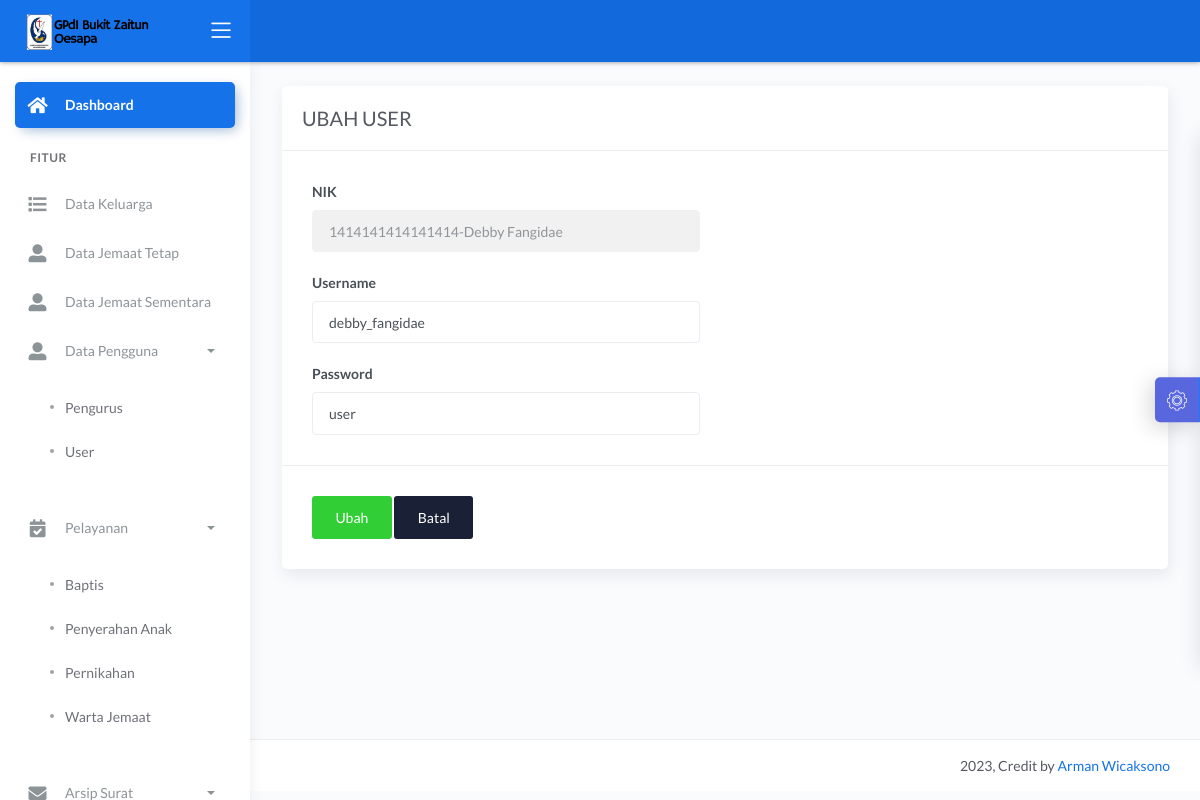
/dashboard/main2.php?halaman=ubah_user&id_jemaat=12 (signed in), run on the app's committed database.
### tables this page shows
CREATE TABLE `user` (
  `id_user` int(5) NOT NULL,
  `id_jemaat` int(11) NOT NULL
);

CREATE TABLE `jemaat` (
  `id_jemaat` int(11) NOT NULL,
  `tanggal_pendaftaran` date DEFAULT NULL,
  `nik` varchar(16) DEFAULT NULL,
  `nama` varchar(50) NOT NULL,
  `tempat_lahir` varchar(20) NOT NULL,
  `tanggal_lahir` date NOT NULL,
  `no_hp` varchar(12) NOT NULL,
  `jenis_kelamin` enum('Laki-laki','Perempuan') NOT NULL,
  `alamat` text NOT NULL,
  `status_j` int(11) NOT NULL,
  `ket` varchar(10) NOT NULL,
  `username` varchar(20) NOT NULL,
  `password` varchar(20) NOT NULL,
  `baptis` int(11) NOT NULL,
  `penyerahan` int(11) NOT NULL,
  `pernikahan` int(11) NOT NULL
);

### dashboard/ubah_user.php (the view, shortened to what this page needs)
<?php
if (isset($_GET['id_jemaat'])) {
	$id_jemaat = $_GET['id_jemaat'];
	$tampil_nik = "SELECT * FROM user u join jemaat j on u.id_jemaat= j.id_jemaat WHERE u.id_jemaat=$id_jemaat";
	$query = mysqli_query($konek, $tampil_nik);
	$data = mysqli_fetch_array($query, MYSQLI_BOTH);
	$nik = $data['nik'];
	$nama = $data['nama'];
	$username = $data['username'];
	$password = $data['password'];
}
?>
<link href="css/sweetalert.css" rel="stylesheet" type="text/css">
<div class="page-inner">
	<div class="row">
		<div class="col-md-12">
			<form method="POST">
				<div class="card">
					<div class="card-header">
						<div class="card-title">UBAH USER</div>
					</div>
					<div class="card-body">
						<div class="row">
							<div class="col-md-6 col-lg-6">
								<div class="form-group">
									<label>NIK</label>
									<input type="text" name="nik" class="form-control" value="<?= $nik .'-'. $nama; ?>" readonly>
								</div>
								<div class="form-group">
									<label>Username</label>
									<input type="text" name="username" class="form-control"  value="<?= $username; ?>">
								</div>
								<div class="form-group">
									<label>Password</label>
									<input type="text" name="password" class="form-control"  value="<?= $password; ?>">
								</div>
							</div>
						</div>
					</div>
					<div class="card-action">
						<button name="ubah" class="btn btn-success">Ubah</button>
						<a href="?halaman=tampil_user" class="btn btn-default">Batal</a>
					</div>
				</div>
		</div>
	</div>
</div>

### data on the page
user: nik "1414141414141414-Debby Fangidae", username "debby_fangidae", password "user"
